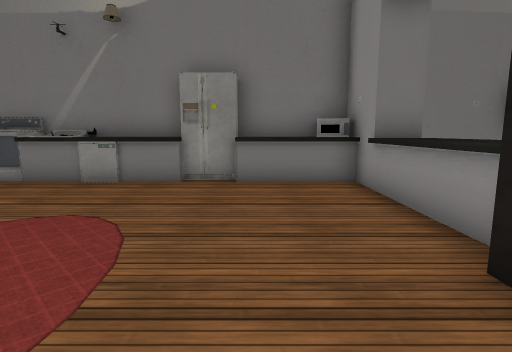
View 1 (above)

17 first-person views from a walk through a Unity game level. The camera is 1.2 m above the floor, tilts 8° down and sees 80° across. The floor is counted in squares, 1 m on a side. Each view is taken from the middle of a square. On the plan, view 1 faces up. The plan holds only what a view shows up to about 13 squares ahead; the rest is blank. The player is left out. Door leaves are left out, so doorways stand open. Some surface patterns are stand-ins.

View 2
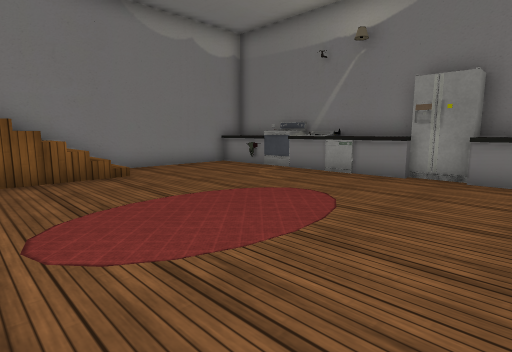

View 3
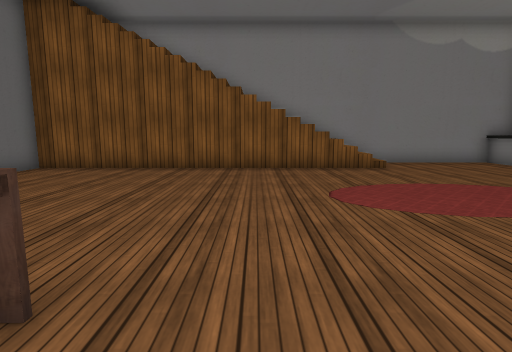

View 4
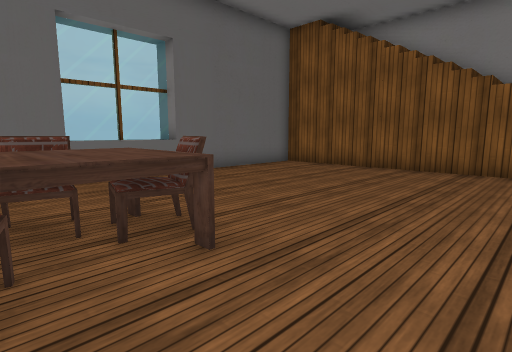

View 5
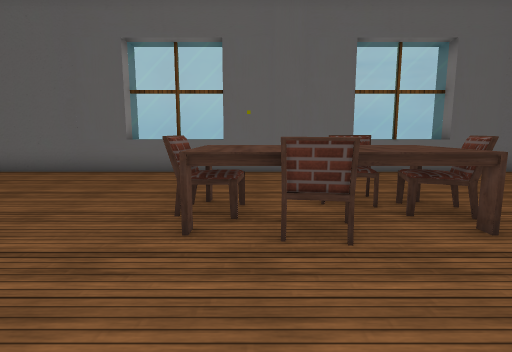

View 6
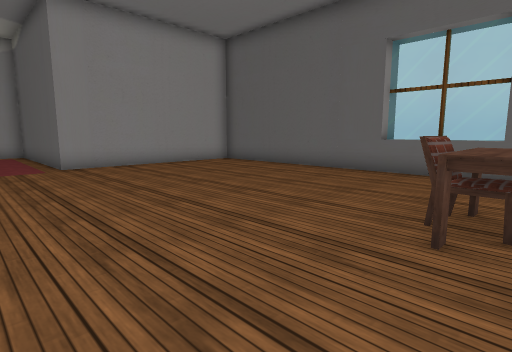

View 7
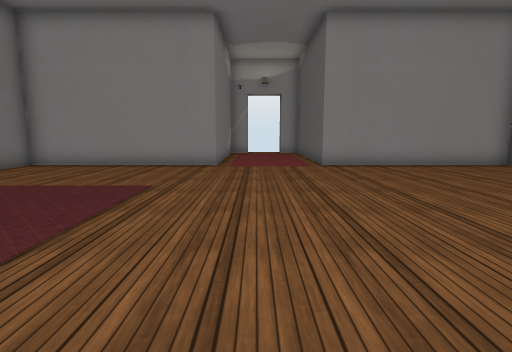

View 8
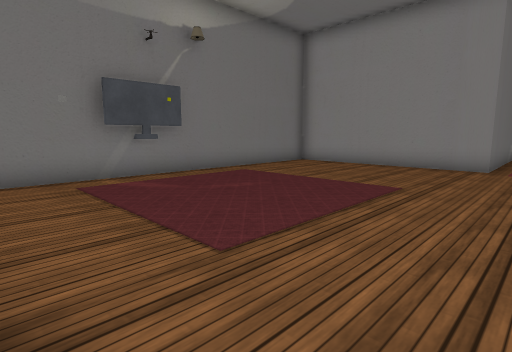

View 9
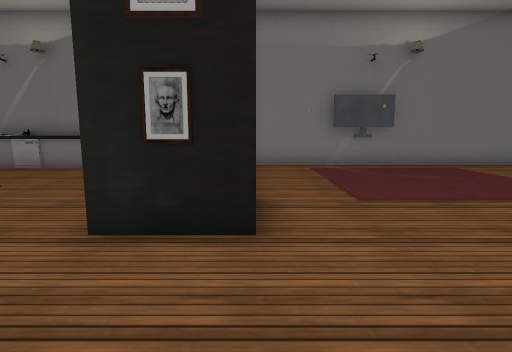

View 10
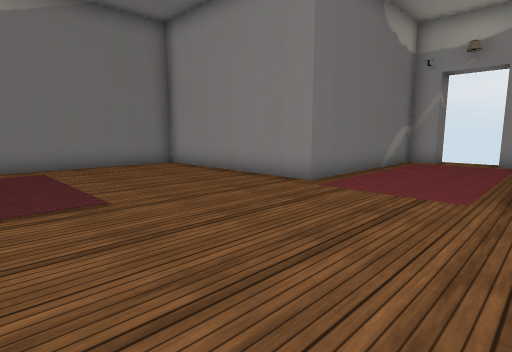

View 11
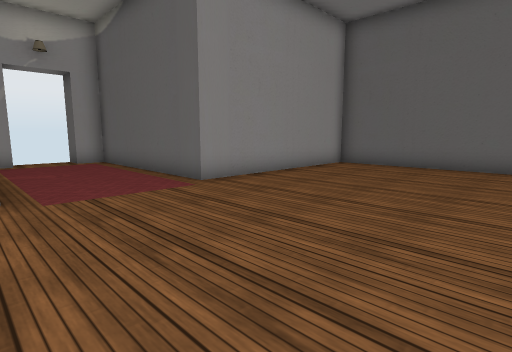

View 12
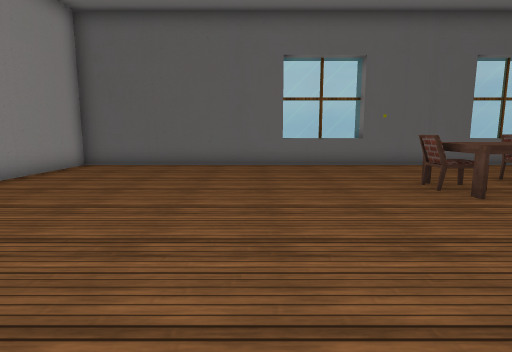

View 13
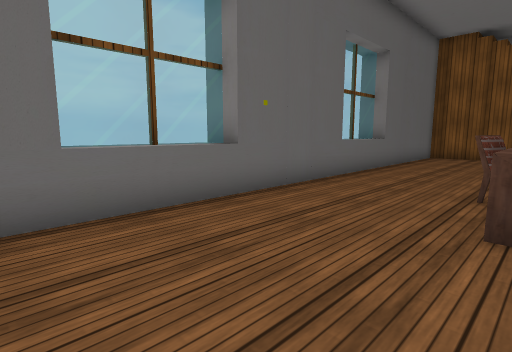

View 14
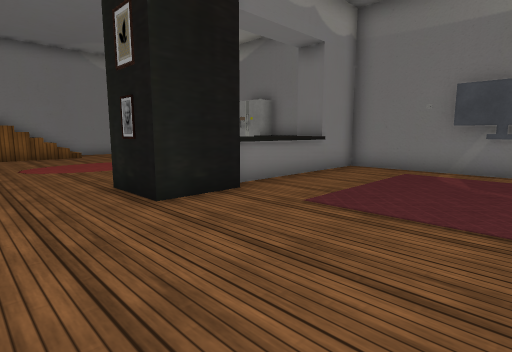

View 15
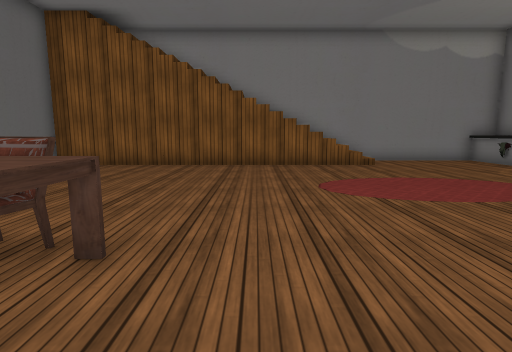

View 16
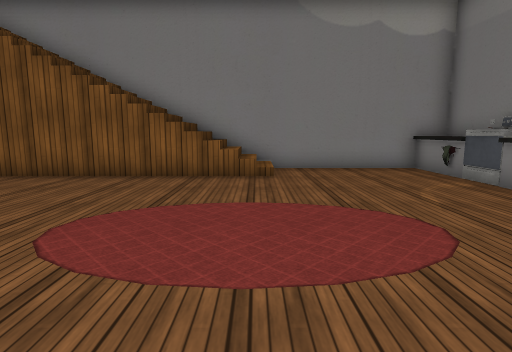

View 17
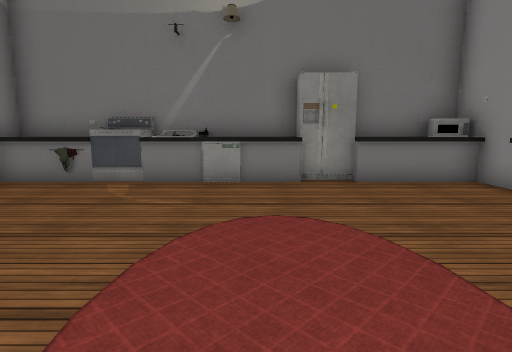

### Floor plan
Key: @ floor where view 1 was taken; # wall or solid block; . floor; / step, stairs or slope; D open door; = window, fence, low wall or low ledge; ^ raised ledge; E oven; S sink; F fridge; M microwave; C chair; T table; A TV; O other object.
Columns run from 10 left of view 1 to 24 right of it. Each row starts with its distance up from view 1.
  9 ###########################
  8 #OOESSOOOFFOM#...AAA......#
  7 #.OE.........#............#
  6 #...........=^............#
  5 #............^............#
  4 #............^............#
  3 #...........=^............#
  2 #//.........###...........########
  1 #//.........###..................##
  0 #//.......@......................D
 -1 #//..............................D
 -2 #//..............................##
 -3 #//..........C............########
 -4 #//........CTTTC..........#
 -5 #==........CTTTC..........#
 -6 ###.........C.............#
 -7  ##.......................#
 -8   #.......................#
 -9   #.......................#
-10   ######===#####==#########
-11        ###     #  #

Positions as (right, up) in squares from view 1, and headings:
1: (0, 0), facing up
2: (1, -1), facing up-left
3: (3, -2), facing left
4: (3, -1), facing down-left
5: (4, 0), facing down
6: (4, 0), facing down-right
7: (4, 0), facing right
8: (4, 0), facing up-right
9: (4, -3), facing up
10: (9, -3), facing up-right
11: (9, 2), facing down-right
12: (9, 2), facing down
13: (9, -5), facing down-left
14: (9, -2), facing up-left
15: (4, -2), facing left
16: (1, 2), facing left
17: (-3, 0), facing up
